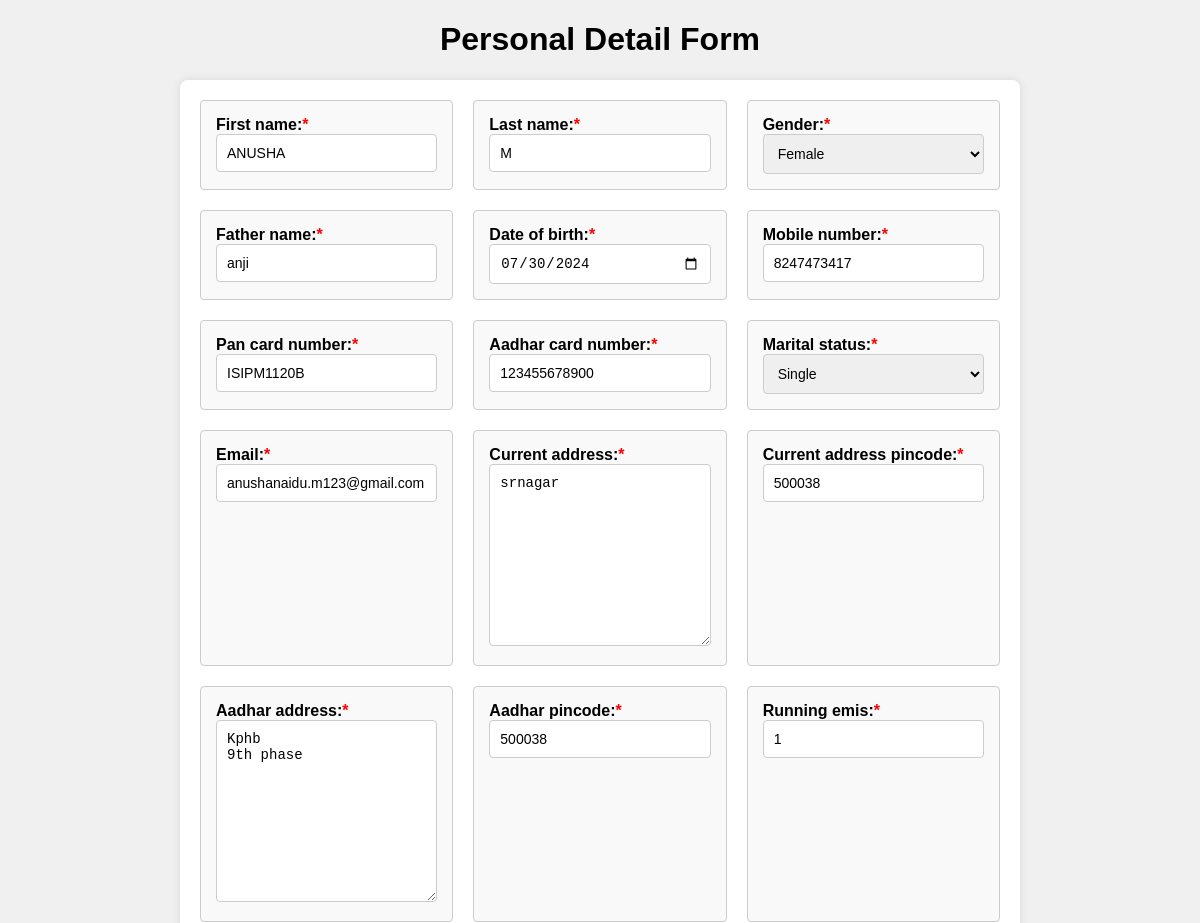
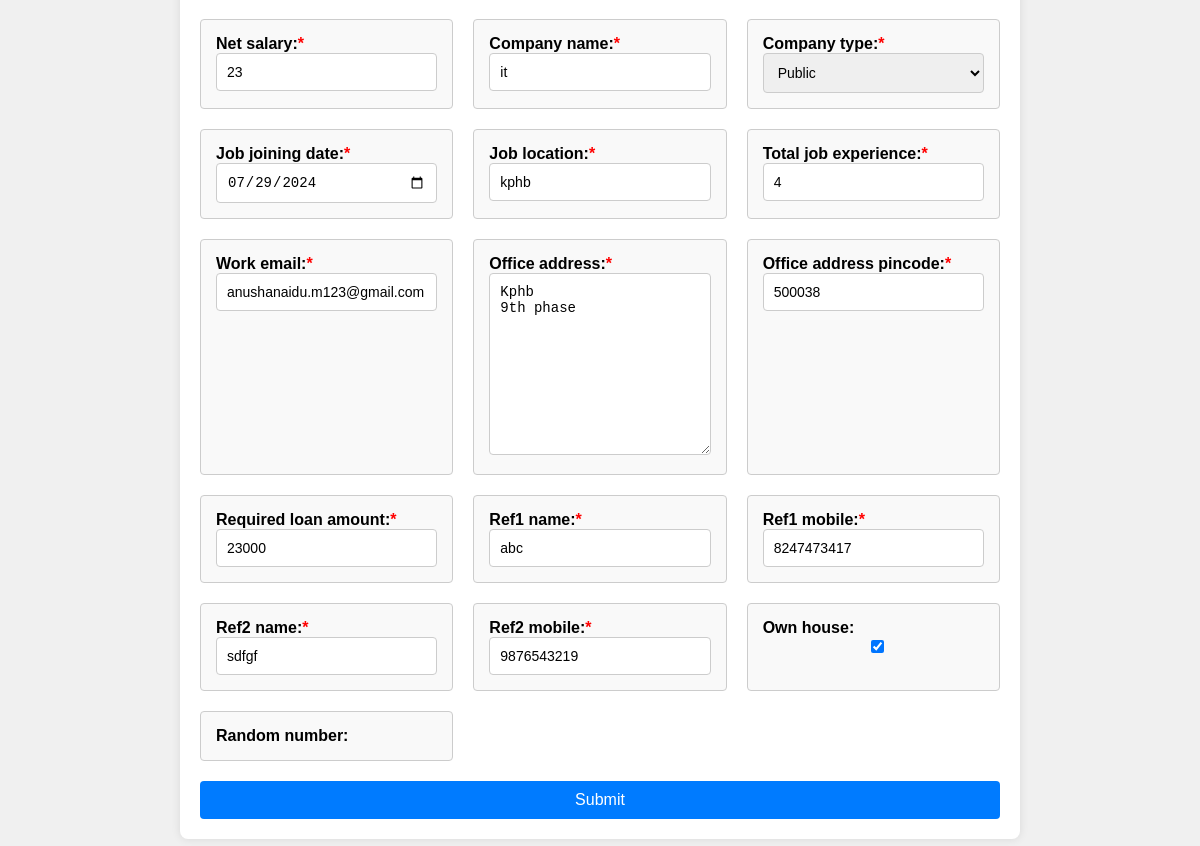
/pl/personal/1/update/, run on the app's committed database (2 pictures, top to bottom).
### ravi/models.py (models this page shows, shortened)
class PersonalDetail(models.Model):
    GENDER_CHOICES = [
        ('FEMALE', 'Female'),
        ('MALE', 'Male'),
        ('OTHER', 'Other'),
    ]
    MARITAL_STATUS_CHOICES = [
        ('SINGLE', 'Single'),
        ('MARRIED', 'Married'),
    ]
    COMPANY_TYPE_CHOICES = [
        ('PUBLIC', 'Public'),
        ('PRIVATE', 'Private'),
        ('GOVERNMENT', 'Government'),
        ('SELF_EMPLOYED', 'Self-employed'),
        ('OTHER', 'Other'),
    ]
    first_name = models.CharField(max_length=100, validators=[validate_only_letters])
    last_name = models.CharField(max_length=100, validators=[validate_only_letters])
    gender = models.CharField(max_length=10, choices=GENDER_CHOICES)
    father_name = models.CharField(max_length=100,validators=[validate_only_letters])
    date_of_birth = models.DateField(validators=[validate_date])
    mobile_number = models.CharField(max_length=10, validators=[validate_mobile_number])
    pan_card_number = models.CharField(max_length=10, validators=[validate_pan])
    aadhar_card_number = models.CharField(max_length=12, validators=[validate_aadhar_number])
    marital_status = models.CharField(max_length=10, choices=MARITAL_STATUS_CHOICES)
    email = models.EmailField(validators=[validate_email])
    current_address = models.TextField()
    current_address_pincode = models.CharField(max_length=6,validators= [validate_pincode])
    aadhar_address = models.TextField()
    aadhar_pincode = models.CharField(max_length=6,validators= [validate_pincode])
    running_emis = models.CharField(max_length=10, validators=[validate_amount])
    net_salary = models.CharField(max_length=10, validators=[validate_amount])
    company_name = models.CharField(max_length=100,validators=[validate_only_letters])
    company_type = models.CharField(max_length=20, choices=COMPANY_TYPE_CHOICES)
    job_joining_date = models.DateField()
    job_location = models.CharField(max_length=100)
    total_job_experience = models.IntegerField()
    work_email = models.EmailField(validators=[validate_email])
    office_address = models.TextField()
    office_address_pincode = models.CharField(max_length=6,validators= [validate_pincode])
    required_loan_amount = models.CharField(max_length=10, validators=[validate_amount])
    ref1_name = models.CharField(max_length=100,validators=[validate_only_letters])
    ref1_mobile = models.CharField(max_length=10, validators=[validate_mobile_number])
    ref2_name = models.CharField(max_length=100,validators=[validate_only_letters])
    ref2_mobile = models.CharField(max_length=10, validators=[validate_mobile_number])
    own_house = models.BooleanField()
    random_number = models.CharField(max_length=10, blank=True, null=True)

### ravi/views.py (the view)
# urls.py: path('personal/<int:pk>/update/', views.update_personal_detail_view, name='update_personal_detail'),
def update_personal_detail_view(request, pk):
    personal_detail = get_object_or_404(PersonalDetail, pk=pk)
    if request.method == 'POST':
        form = PersonalDetailForm(request.POST, instance=personal_detail)
        if form.is_valid():
            form.save()
            return redirect('update_document_detail', instance_id=personal_detail.id)
    else:
        form = PersonalDetailForm(instance=personal_detail)
    return render(request, 'main/personal_detail_form.html', {'form': form})

### ravi/forms.py
class PersonalDetailForm(forms.ModelForm):
    random_number = forms.CharField(widget=forms.HiddenInput(), required=False)
    class Meta:
        model = PersonalDetail
        fields = '__all__'
        exclude=['random_number']
        widgets = {
             'date_of_birth': forms.DateInput(attrs={'class': 'form-control', 'type': 'date'}),
             'job_joining_date': forms.DateInput(attrs={'class': 'form-control', 'type': 'date'}),
        }

### ravi/templates/main/personal_detail_form.html (shortened to what this page needs)
<!DOCTYPE html>
{% load static %}
<html lang="en">
<head>
</head>
<body>
    <h1><center>Personal Detail Form</center></h1>
    <form method="post" action="">
        <div class="form-container">
            {% for field in form %}
                <div class="form-group">
                    {% if field.field.required %}
                        <label class="required">{{ field.label_tag }}</label>
                    {% else %}
                        <label>{{ field.label_tag }}</label>
                    {% endif %}
                    {{ field }}
                </div>
            {% endfor %}
            <button type="submit">Submit</button>
        </div>
    </form>
</body>
</html>

### ravi/templates/main/personal_detail_form.html (style rules this page uses)
body { font-family: Arial, sans-serif; background-color: #f0f0f0; }
.form-container { max-width: 800px; margin: 0 auto; background-color: #fff; padding: 20px; border-radius: 8px; box-shadow: 0 0 10px rgba(0,0,0,0.1); display: grid; grid-template-columns: repeat(3, 1fr); gap: 20px; }
.form-group { background-color: #f9f9f9; padding: 15px; border: 1px solid #ccc; border-radius: 4px; }
.form-group label { font-weight: bold; }
.form-group label.required::after { content: '*'; color: red; }
.form-group input, .form-group select, .form-group textarea { width: 100%; padding: 10px; font-size: 14px; border: 1px solid #ccc; border-radius: 4px; box-sizing: border-box; }
.form-container button { grid-column: 1 / -1; width: auto; padding: 10px; font-size: 16px; border: none; border-radius: 4px; background-color: #007BFF; color: white; cursor: pointer; }

### data on the page
PersonalDetail: form "ANUSHA" "M" "Female" "anji" "07/30/2024" "8247473417" "ISIPM1120B" "123455678900" "Single" "anushanaidu.m123@gmail.com" "srnagar" "500038" "Kphb 9th phase" "500038" "1" "23" "it" "Public" "07/29/2024" "kphb" "4" "anushanaidu.m123@gmail.com" "Kphb 9th phase" "500038" "23000" "abc" "8247473417" "sdfgf" "9876543219" "☑"

### other printed values
{{ field.label_tag }} "First name:" "Last name:" "Gender:" "Father name:" "Date of birth:" "Mobile number:" "Pan card number:" "Aadhar card number:" "Marital status:" "Email:" "Current address:" "Current address pincode:" "Aadhar address:" "Aadhar pincode:" "Running emis:" "Net salary:" "Company name:" "Company type:" "Job joining date:" "Job location:" "Total job experience:" "Work email:" "Office address:" "Office address pincode:" "Required loan amount:" "Ref1 name:" "Ref1 mobile:" "Ref2 name:" "Ref2 mobile:"
{{ field.label_tag }} "Own house:" "Random number:"
